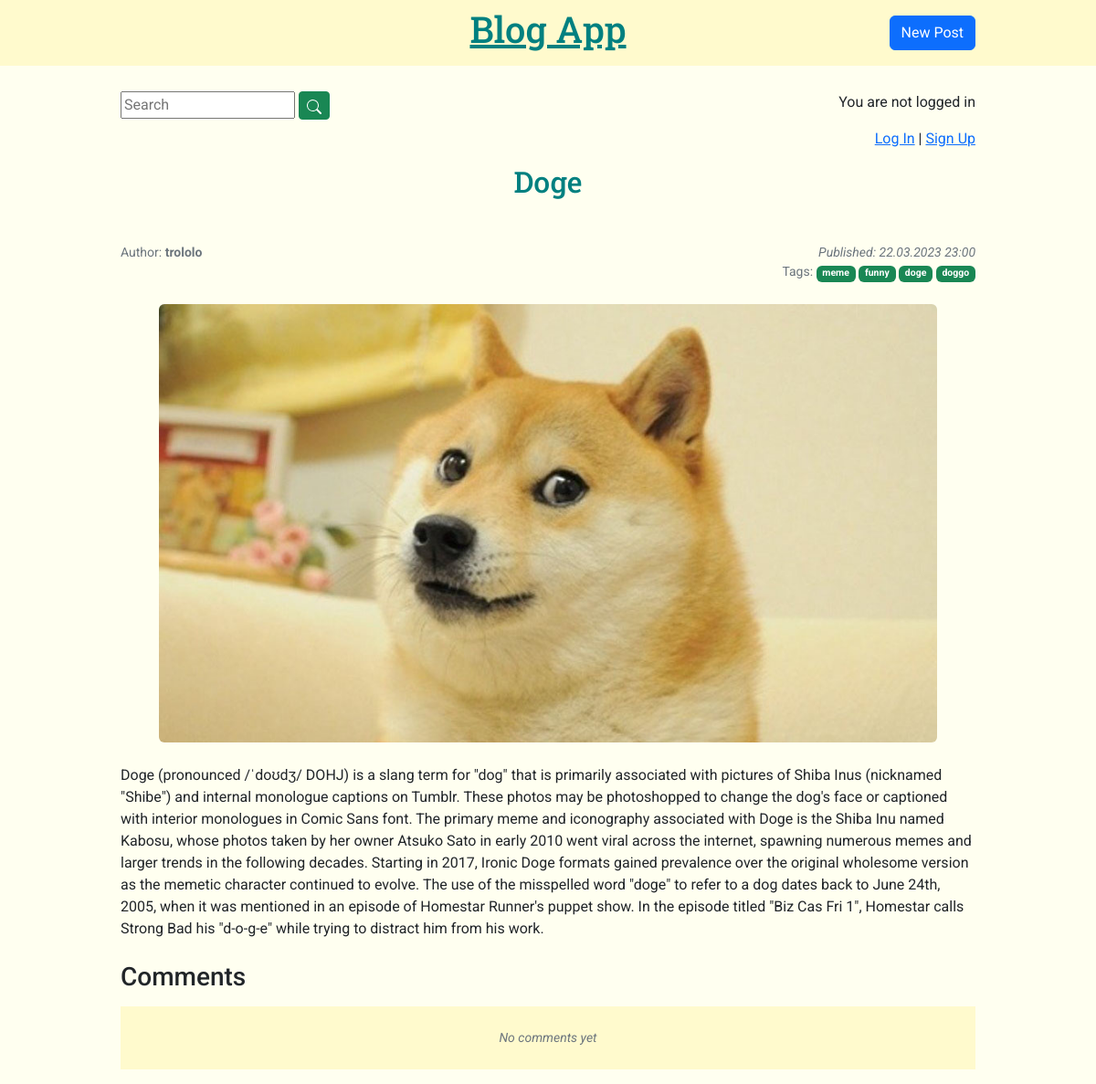
Screenshot of /blog_app/post/15/ with the database file from the repository.
### blog_app/models.py (models this page shows, shortened)
class Post(models.Model):
	title = models.CharField(max_length=200)
	author = models.ForeignKey("auth.user", on_delete=models.CASCADE) # many-to-one relationship
	date = models.DateTimeField(auto_now_add=True)
	text = models.TextField()
	img = models.ImageField(upload_to="images/", blank=True)
	slug = models.SlugField(unique=True, max_length=100, null=False, default="")
	tags = TaggableManager()
	favourites = models.ManyToManyField("auth.user", related_name="favourite", blank=True, default=None)

### blog_app/views.py (the view, shortened to what this page needs)
# urls.py: path("post/<int:pk>/", views.BlogDetailView.as_view(), name="post_detail"),
class BlogDetailView(View):
	def get(self, request, *args, **kwargs):
		view = CommentGet.as_view()
		return view(request, *args, **kwargs)

### blog_app/forms.py
class CommentForm(forms.ModelForm):
	class Meta:
		model = Comment
		fields = ["comment"]
		widgets = { # size of textarea field
			"comment": forms.Textarea(attrs={"rows": 4, "cols": 40})
		}

### blog_app/views.py (called while the page is built)
	def get_context_data(self, **kwargs):
		context = super().get_context_data(**kwargs)
		context["form"] = CommentForm()
		post = self.get_object()
		is_favor = False
		if post.favourites.filter(pk=self.request.user.pk).exists():
			is_favor = True
		context["is_favor"] = is_favor
		return context

### blog_app/templates/blog_app/post.html (shortened to what this page needs)
{% extends "blog_app/base.html" %}
{% block content %}
<div class="container post-entry my-container">
	<h2 class="text-center mb-5">{{ post.title }}</h2>
	<div class="d-flex">
		<p class="flex-fill text-secondary small mb-0">Author: <b>{{ post.author }}</b></p>
		<p class="flex-fill text-end text-secondary small mb-0"><i>Published: {{ post.date|date:"d.m.Y H:i" }}</i></p>
	</div>
	<p class="text-end text-secondary small">Tags:
		{% for tag in post.tags.all %}
		<a href="{% url 'tagged' tag.slug %}" class="badge bg-success text-decoration-none">{{ tag }}</a>
		{% endfor %}
	</p>
	{% if post.img %}
	<img src="{{ post.img.url }}" alt="{{ post.title }}" class="mx-auto d-block rounded mt-4 img-fluid post-img">
	{% endif %}
	<p class="mt-4">{{ post.text }}</p>
	<h3 class="mt-4 mb-3">Comments</h3>
	<div class="comments mb-3">
	{% for comment in post.comment_set.all %}
		<div class="comment-container p-4 border-bottom border-2">
			<div class="d-flex">
				<p class="flex-fill">Author: <b>{{ comment.author }}</b></p>
				<p class="flex-fill text-end text-secondary small"><i>{{ comment.date|date:"d.m.Y H:i" }}</i></p>
			</div>
			<p><i>{{ comment }}</i></p>
		</div>
	{% empty %}
		<p class="p-4 text-center text-secondary small"><i>No comments yet</i></p>
	{% endfor %}
	</div>
</div>
{% endblock content %}

### static/css/main.css (style rules this page uses)
body { font-family: "Roboto", sans-serif; background: ivory; }
header nav.navbar h1 a, .post-entry h2 { font-family: "Roboto Slab", serif; color: teal; }
.my-container { max-width: 960px; margin: auto; }
.post-img { max-height: 480px; }
.comments { background: lemonchiffon; }

### rows the page displays
Post: title "Doge", author "trololo", date "22.03.2023 23:00", img (picture), text "Doge (pronounced /ˈdoʊdʒ/ DOHJ) is a slang term for \"dog\" that is primarily associated with pictures of Shiba Inus (nicknamed \"Shibe\") and internal monologue captions on Tumblr. These photos may be photoshopped to change the dog's face or captioned with interior monologues in Comic Sans font. The primary meme and iconography associated with Doge is the Shiba Inu named Kabosu, whose photos taken by her owner Atsuko Sato in early 2010 went viral across the internet, spawning numerous memes and larger trends in the following decades. Starting in 2017, Ironic Doge formats gained prevalence over the original wholesome version as the memetic character continued to evolve. The use of the…"
Tag: name "meme"
Tag: name "funny"
Tag: name "doge"
Tag: name "doggo"
